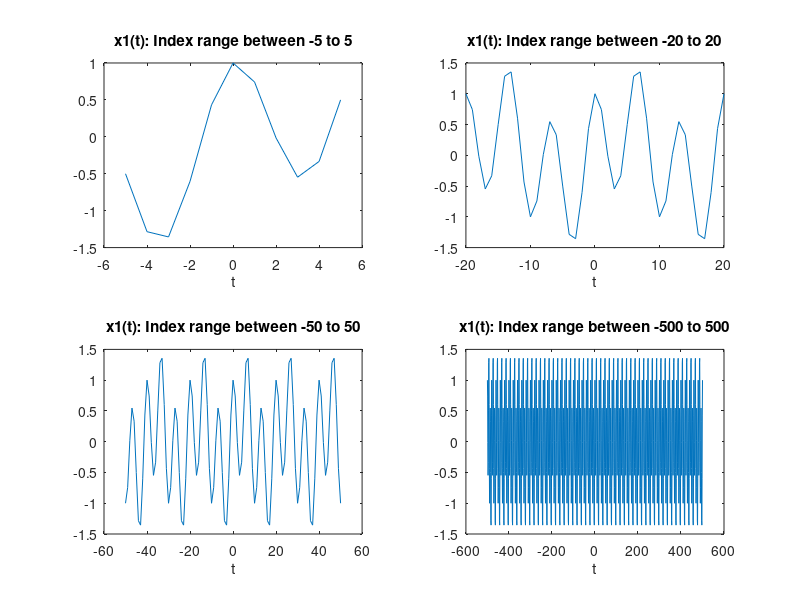

This chart was generated by the following MATLAB code:
n=-20:20;
t=-300:1:300;
w1=pi/10;

x1=zeros(size(t));
Dn1=((n==-3).*(1/2))+((n==-1).*(-1/4j))+((n==1).*(1/4j))+((n==3).*(1/2));

for i =1:length(n)
x1= x1 + Dn1(i) * exp(1i*w1*n(i)*t);
end

figure(1);
plot (t,x1);
title('Reconstructed x1(t)');
xlabel('t');
ylabel('x1(t)');


ta = (-5:5); %between -5 and 5
w1 = pi / 10;
X1 = 0;
for n = -5:5
   Dn_1 = (0.5.*sinc(3-n))+(0.5.*sinc(3+n))+((1./(4.*1i)).*sinc(1-n))-((1./(4.*1i)).*sinc(1+n));
   X1 = X1 + Dn_1.*exp(1i*w1*n*ta);
end
subplot(2, 2, 1)
plot(-5:5,X1);
title('x1(t): Index range between -5 to 5');
xlabel('t')

tb = (-20:20); %between -20 and 20
X1b = 0;
for n = -20:20
   Dn_1b = (0.5.*sinc(3-n))+(0.5.*sinc(3+n))+((1./(4.*1i)).*sinc(1-n))-((1./(4.*1i)).*sinc(1+n));
   X1b = X1b + Dn_1b.*exp(1i*w1*n*tb);
end
subplot(2, 2, 2)
plot(-20:20,X1b);
title('x1(t): Index range between -20 to 20');
xlabel('t');

tc = (-50:50); %between -50 and 50
X1c = 0;
for n = -50:50
   Dn_1c = (0.5.*sinc(3-n))+(0.5.*sinc(3+n))+((1./(4.*1i)).*sinc(1-n))-((1./(4.*1i)).*sinc(1+n));
   X1c = X1c + Dn_1c.*exp(1i*w1*n*tc);
end
subplot(2, 2, 3)
plot(-50:50,X1c);
title('x1(t): Index range between -50 to 50');
xlabel('t');

td = (-500:500); %between -500 and 500
X1d = 0;
for n = -500:500
   Dn_1d = (0.5.*sinc(3-n))+(0.5.*sinc(3+n))+((1./(4.*1i)).*sinc(1-n))-((1./(4.*1i)).*sinc(1+n));
   X1d = X1d + Dn_1d.*exp(1i*w1*n*td);
end
subplot(2, 2, 4)
plot(-500:500,X1d);
title('x1(t): Index range between -500 to 500');
xlabel('t');
